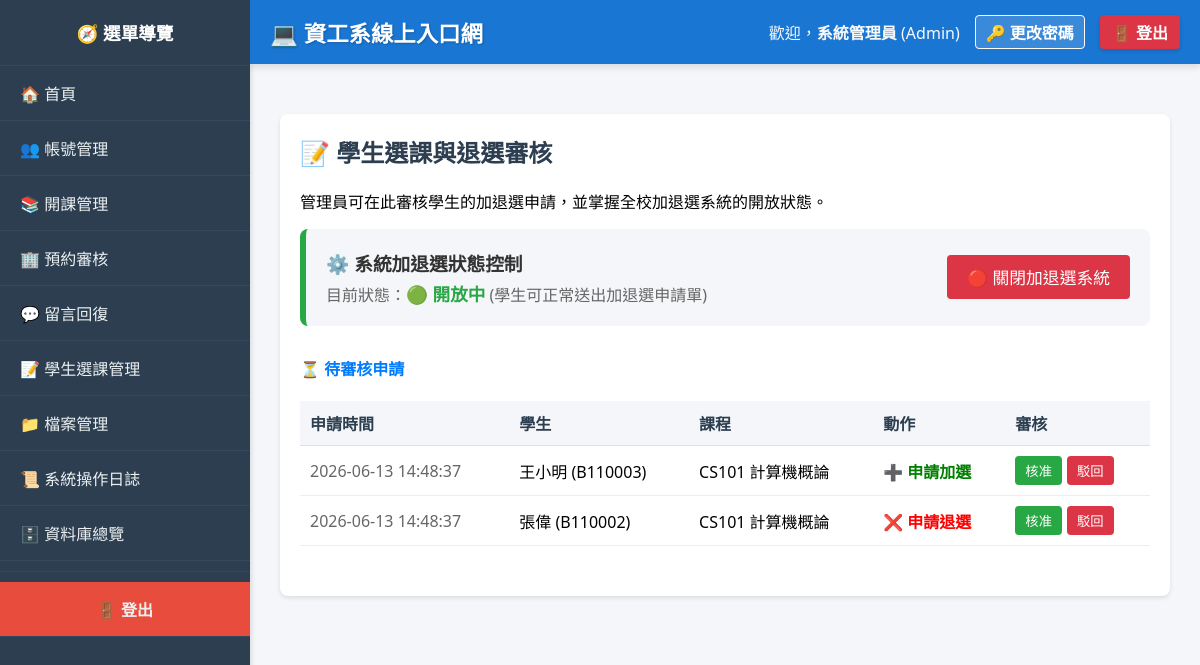
/index.php?page=manage_enrollments (signed in), run on the app's committed database.
### tables this page shows
CREATE TABLE CourseRequests (
    request_id INT AUTO_INCREMENT PRIMARY KEY,
    student_id VARCHAR(20) NOT NULL,
    course_id INT NOT NULL,
    action ENUM('Add', 'Drop') NOT NULL,
    status ENUM('Pending', 'Approved', 'Rejected') DEFAULT 'Pending',
    request_date TIMESTAMP DEFAULT CURRENT_TIMESTAMP,
    FOREIGN KEY (student_id) REFERENCES Students(student_id) ON DELETE CASCADE,
    FOREIGN KEY (course_id) REFERENCES Courses(course_id) ON DELETE CASCADE
);

CREATE TABLE Students (
    student_id VARCHAR(20) PRIMARY KEY,
    user_id INT NOT NULL,
    name VARCHAR(100) NOT NULL,
    enrollment_year INT,
    FOREIGN KEY (user_id) REFERENCES Users(id) ON DELETE CASCADE
);

CREATE TABLE Courses (
    course_id INT AUTO_INCREMENT PRIMARY KEY,
    course_code VARCHAR(20) NOT NULL,
    course_name VARCHAR(100) NOT NULL,
    semester VARCHAR(10) NOT NULL,
    teacher_id INT,
    capacity INT NOT NULL DEFAULT 50,
    schedule VARCHAR(100),
    room VARCHAR(50) DEFAULT NULL,
    syllabus TEXT,
    weight_assignment INT NOT NULL DEFAULT 30,
    weight_midterm INT NOT NULL DEFAULT 30,
    weight_final INT NOT NULL DEFAULT 40,
    created_at TIMESTAMP DEFAULT CURRENT_TIMESTAMP,
    FOREIGN KEY (teacher_id) REFERENCES Teachers(teacher_id) ON DELETE SET NULL
);

### modules/admin/manage_enrollments.php (the view, shortened to what this page needs)
<div class="card">
    <h2>📝 學生選課與退選審核</h2>
    <p>管理員可在此審核學生的加退選申請，並掌握全校加退選系統的開放狀態。</p>
    <?php
    if ($_SESSION['role'] != 'Admin') {
        echo "<p style='color:red;'>無權限。</p>";
    } else {
        $status_query = $conn->query("SELECT setting_value FROM SystemSettings WHERE setting_key = 'enrollment_status'");
        $current_status = $status_query->fetch_assoc()['setting_value'] ?? 'open';
        $is_open = ($current_status === 'open');
        echo "<div style='display:flex; justify-content:space-between; align-items:center; background:#f4f6f9; padding:20px; border-radius:8px; margin-bottom:30px; border-left: 6px solid " . ($is_open ? '#28a745' : '#dc3545') . ";'>";
        echo "<div>";
        echo "<h3 style='margin:0 0 5px 0; color:#333;'>⚙️ 系統加退選狀態控制</h3>";
        if ($is_open) {
            echo "<p style='margin:0; color:#666;'>目前狀態：<span style='color:#28a745; font-weight:bold; font-size:1.1em;'>🟢 開放中</span> (學生可正常送出加退選申請單)</p>";
        } else {
            echo "<p style='margin:0; color:#666;'>目前狀態：<span style='color:#dc3545; font-weight:bold; font-size:1.1em;'>🔴 已關閉</span> (學生無法送出任何新申請)</p>";
        }
        echo "</div>";
        echo "<form method='POST' style='margin:0;'>";
        if ($is_open) {
            echo "<button type='submit' class='btn' style='background:#dc3545; font-size:1.05em; padding:10px 20px;' onclick='return confirm(\"確定要【關閉】加退選系統嗎？學生將無法再申請。\");'>🔴 關閉加退選系統</button>";
        } else {
            echo "<button type='submit' class='btn' style='background:#28a745; font-size:1.05em; padding:10px 20px;' onclick='return confirm(\"確定要【開放】加退選系統嗎？\");'>🟢 開放加退選系統</button>";
        }
        echo "</form>";
        echo "</div>";
        echo "<h4 style='color:#007bff;'>⏳ 待審核申請</h4>";
        $pending = $conn->query("
            SELECT cr.*, s.name as student_name, c.course_code, c.course_name
            FROM CourseRequests cr
            JOIN Students s ON cr.student_id = s.student_id
            JOIN Courses c ON cr.course_id = c.course_id
            WHERE cr.status = 'Pending' ORDER BY cr.request_date ASC
        ");
        if ($pending->num_rows > 0) {
            echo "<table style='width:100%; border-collapse:collapse; margin-bottom:30px;'><tr style='background:#f4f6f9;'><th style='padding:10px;'>申請時間</th><th style='padding:10px;'>學生</th><th style='padding:10px;'>課程</th><th style='padding:10px;'>動作</th><th style='padding:10px;'>審核</th></tr>";
            while ($r = $pending->fetch_assoc()) {
                $action_text = $r['action'] == 'Add' ? "<span style='color:green; font-weight:bold;'>➕ 申請加選</span>" : "<span style='color:red; font-weight:bold;'>❌ 申請退選</span>";
                echo "<tr style='border-bottom:1px solid #eee;'>";
                echo "<td style='padding:10px; color:#666;'>" . $r['request_date'] . "</td>";
                echo "<td style='padding:10px;'>" . htmlspecialchars($r['student_name']) . " ({$r['student_id']})</td>";
                echo "<td style='padding:10px;'>" . htmlspecialchars($r['course_code'] . " " . $r['course_name']) . "</td>";
                echo "<td style='padding:10px;'>{$action_text}</td>";
                echo "<td style='padding:10px;'><form method='POST' style='margin:0; display:flex; gap:5px;'>
                        <input type='hidden' name='request_id' value='{$r['request_id']}'>
                        <button type='submit' name='action_taken' value='Approve' class='btn' style='background:#28a745; padding:5px 10px;'>核准</button>
                        <button type='submit' name='action_taken' value='Reject' class='btn' style='background:#dc3545; padding:5px 10px;'>駁回</button>
                      </form></td></tr>";
            }
            echo "</table>";
        } else {
            echo "<p style='color:#999; padding:15px; background:#f8f9fa;'>目前沒有待審核的選課申請。</p>";
        }
    }
    ?>
</div>

### includes/header.php
<?php
$display_name = isset($_SESSION['username']) ? $_SESSION['username'] : '使用者';
if (isset($_SESSION['user_id']) && isset($_SESSION['role'])) {
    $uid = intval($_SESSION['user_id']);
    $role = $_SESSION['role'];
    if ($role == 'Admin') {
        $q = $conn->query("SELECT name FROM Admins WHERE user_id = $uid");
        if ($q && $r = $q->fetch_assoc()) $display_name = $r['name'];
    } elseif ($role == 'Teacher') {
        $q = $conn->query("SELECT name FROM Teachers WHERE user_id = $uid");
        if ($q && $r = $q->fetch_assoc()) $display_name = $r['name'];
    } elseif ($role == 'Student') {
        $q = $conn->query("SELECT name FROM Students WHERE user_id = $uid");
        if ($q && $r = $q->fetch_assoc()) $display_name = $r['name'];
    }
}
?>
<div style="background: #1976d2; color: #fff; padding: 15px 20px; display: flex; justify-content: space-between; align-items: center; border-radius: 0; margin-bottom: 20px; box-shadow: 0 4px 6px rgba(0,0,0,0.1);">
    <h2 style="margin: 0; font-size: 1.4em; text-shadow: 1px 1px 2px rgba(0,0,0,0.2);">💻 資工系線上入口網</h2>
    <div style="display: flex; align-items: center; gap: 15px;">
        <?php if (isset($_SESSION['user_id'])): ?>
            <span style="color: #f8f9fa;">👤 歡迎，<strong><?php echo htmlspecialchars($display_name); ?></strong> (<?php echo $_SESSION['role']; ?>)</span>
            <a href="index.php?page=change_password" style="color: #fff; text-decoration: none; font-weight: bold; border: 1px solid #fff; padding: 4px 10px; border-radius: 4px; background: rgba(255, 255, 255, 0.15); transition: 0.2s;" onmouseover="this.style.background='rgba(255,255,255,0.3)'" onmouseout="this.style.background='rgba(255,255,255,0.15)'">🔑 更改密碼</a>
            <a href="logout.php" style="background: #dc3545; color: white; text-decoration: none; padding: 5px 12px; border-radius: 4px; font-weight: bold; box-shadow: 0 2px 4px rgba(0,0,0,0.15);">🚪 登出</a>
        <?php else: ?>
            <a href="index.php?page=login" style="background: #007bff; color: white; text-decoration: none; padding: 5px 15px; border-radius: 4px; font-weight: bold;">系統登入</a>
        <?php endif; ?>
    </div>
</div>

### assets/css/style.css (style rules this page uses)
.card { background: #fff; border-radius: 8px; padding: 20px; box-shadow: 0 2px 4px rgba(0,0,0,0.1); margin-bottom: 20px; }
.card h2 { margin-top: 0; color: #2c3e50; }
button, .btn { padding: 8px 16px; background: #007bff; color: white; border: none; border-radius: 4px; cursor: pointer; text-decoration: none; display: inline-block; transition: all 0.3s ease; font-weight: 500; }
table { border-collapse: collapse; width: 100%; }
table tr { border-bottom: 1px solid #e0e0e0; }
table th, table td { padding: 12px 10px; text-align: left; }
table th { background-color: #f4f6f9; font-weight: 600; color: #2c3e50; }

### data on the page
courserequests: request_date "2026-06-13 14:48:37", student.name "王小明", student "B110003", course.course_name "CS101 計算機概論", action "➕ 申請加選"
courserequests: request_date "2026-06-13 14:48:37", student.name "張偉", student "B110002", course.course_name "CS101 計算機概論", action "❌ 申請退選"

### other printed values
$display_name "系統管理員"
$_SESSION['role'] "Admin"
